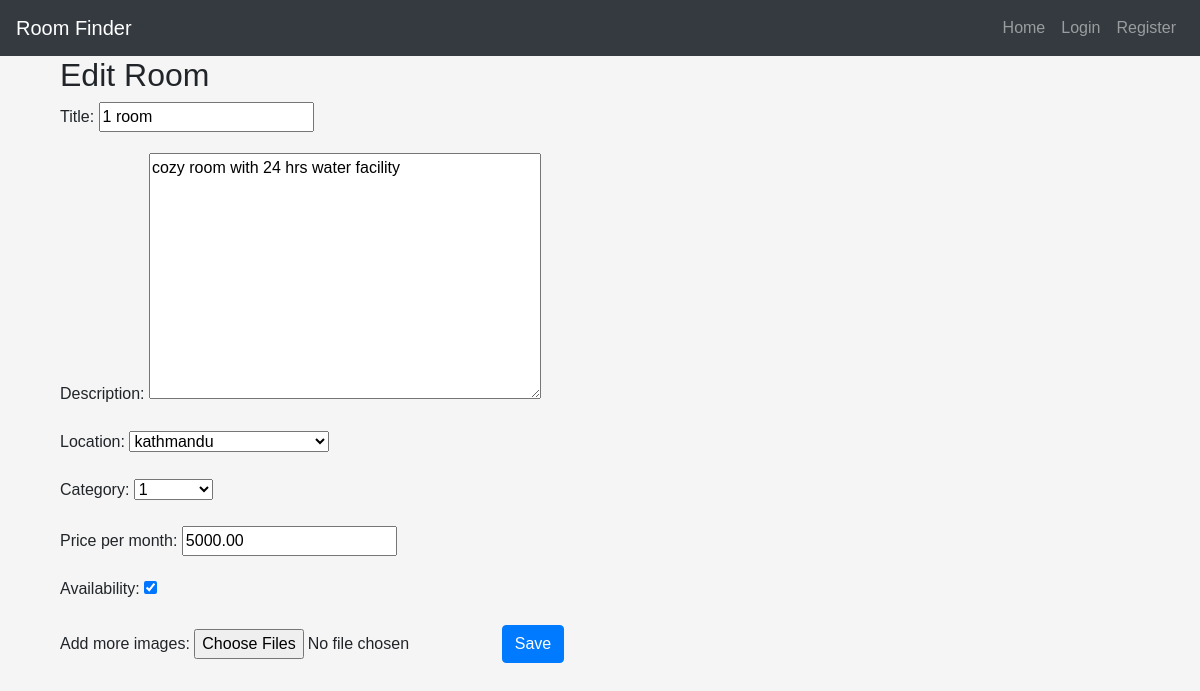
/room/2/edit/, run on the app's committed database.
### room/models.py (models this page shows, shortened)
class Room(models.Model):
    title = models.CharField(max_length=200)
    description = models.TextField()
    location = models.ForeignKey(Location, on_delete=models.CASCADE)
    category = models.ForeignKey(Category, on_delete=models.CASCADE)
    price_per_month = models.DecimalField(max_digits=10, decimal_places=2)
    availability = models.BooleanField(default=True)
    created_at = models.DateTimeField(auto_now_add=True)
    updated_at = models.DateTimeField(auto_now=True)

### room/views.py (the view, shortened to what this page needs)
# urls.py: path('<int:pk>/edit/', RoomUpdateView.as_view(), name='room_edit'),
class RoomUpdateView(UpdateView):
    model = Room
    form_class = RoomForm
    template_name = 'room_form.html'
    success_url = '/'

### room/forms.py
class RoomForm(forms.ModelForm):
    class Meta:
        model = Room
        fields = ['title', 'description', 'location', 'category', 'price_per_month', 'availability']

### room/models.py (called while the page is built)
    def __str__(self):
        return self.name

    def __str__(self):
        return self.name

### room/templates/room_form.html (shortened to what this page needs)
{% extends 'base.html' %}
{% block content %}
<div class="container">
    <h2>Edit Room</h2>
    <form method="post" enctype="multipart/form-data">
        {{ form.as_p }}
        <label for="images">Add more images:</label>
        <input type="file" name="images" id="images" multiple>
        <button type="submit" class="btn btn-primary">Save</button>
    </form>
</div>
{% endblock %}

### static/css/styles.css (style rules this page uses)
body { font-family: Arial, sans-serif; background-color: #f5f5f5; margin: 0; padding: 0; }

### data on the page
Room: title "1 room", description "cozy room with 24 hrs water facility", location "kathmandu", category "1", price_per_month "5000.00", availability "☑"
